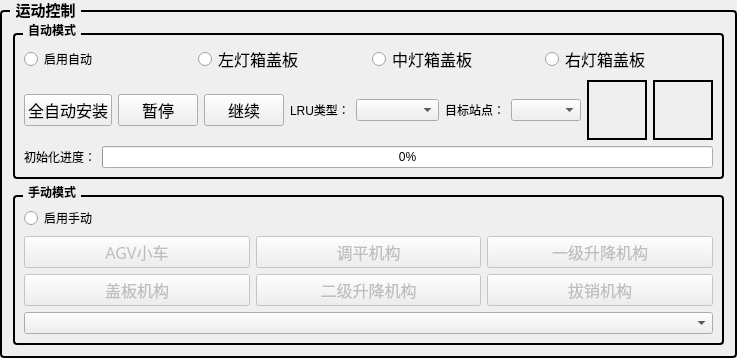
         <widget class="QGroupBox" name="groupBox_8">
          <property name="font">
           <font>
            <family>Microsoft YaHei UI</family>
            <pointsize>11</pointsize>
            <bold>true</bold>
           </font>
          </property>
          <property name="styleSheet">
           <string notr="true">QGroupBox {
    border: 2px solid #000000; /* 2px宽的黑色边框，可根据需要调整粗细和颜色 */
    border-radius: 4px; /* 可选：添加边框圆角 */
    margin-top: 10px; /* 为标题留出空间 */
}
QGroupBox::title {
    subcontrol-origin: margin;
    subcontrol-position: top left; /* 标题位置 */
    left: 10px; /* 标题左侧间距 */
    padding: 0 3px 0 3px; /* 标题文字周围留白 */
}</string>
          </property>
          <property name="title">
           <string>运动控制</string>
          </property>
          <layout class="QGridLayout" name="gridLayout_29">
           <item row="1" column="0">
            <widget class="QGroupBox" name="groupBox_ManualMode">
             <property name="font">
              <font>
               <bold>true</bold>
              </font>
             </property>
             <property name="title">
              <string>手动模式</string>
             </property>
             <layout class="QGridLayout" name="gridLayout_43">
              <item row="2" column="0">
               <widget class="QComboBox" name="comboBox_LRUdata"/>
              </item>
              <item row="1" column="0">
               <layout class="QGridLayout" name="gridLayout_44">
                <item row="0" column="2">
                 <widget class="QPushButton" name="btn_MainLiftManual">
                  <property name="enabled">
                   <bool>false</bool>
                  </property>
                  <property name="font">
                   <font>
                    <family>等线</family>
                    <pointsize>12</pointsize>
                   </font>
                  </property>
                  <property name="text">
                   <string>一级升降机构</string>
                  </property>
                 </widget>
                </item>
                <item row="2" column="2">
                 <widget class="QPushButton" name="btn_PinManual">
                  <property name="enabled">
                   <bool>false</bool>
                  </property>
                  <property name="font">
                   <font>
                    <family>等线</family>
                    <pointsize>12</pointsize>
                   </font>
                  </property>
                  <property name="text">
                   <string>拔销机构</string>
                  </property>
                 </widget>
                </item>
                <item row="0" column="0">
                 <widget class="QPushButton" name="btn_AGVManual">
                  <property name="enabled">
                   <bool>false</bool>
                  </property>
                  <property name="font">
                   <font>
                    <family>等线</family>
                    <pointsize>12</pointsize>
                   </font>
                  </property>
                  <property name="text">
                   <string>AGV小车</string>
                  </property>
                 </widget>
                </item>
                <item row="2" column="1">
                 <widget class="QPushButton" name="btn_LiftManual">
                  <property name="enabled">
                   <bool>false</bool>
                  </property>
                  <property name="font">
                   <font>
                    <family>等线</family>
                    <pointsize>12</pointsize>
                   </font>
                  </property>
                  <property name="text">
                   <string>二级升降机构</string>
                  </property>
                 </widget>
                </item>
                <item row="0" column="1">
                 <widget class="QPushButton" name="btn_LevelManual">
                  <property name="enabled">
                   <bool>false</bool>
                  </property>
                  <property name="font">
                   <font>
                    <family>等线</family>
                    <pointsize>12</pointsize>
                   </font>
                  </property>
                  <property name="text">
                   <string>调平机构</string>
                  </property>
                 </widget>
                </item>
                <item row="2" column="0">
                 <widget class="QPushButton" name="btn_CoverPlateManual">
                  <property name="enabled">
                   <bool>false</bool>
                  </property>
                  <property name="font">
                   <font>
                    <family>等线</family>
                    <pointsize>12</pointsize>
                   </font>
                  </property>
                  <property name="text">
                   <string>盖板机构</string>
                  </property>
                 </widget>
                </item>
               </layout>
              </item>
              <item row="0" column="0">
               <widget class="QRadioButton" name="radioButton_ManualMode">
                <property name="text">
                 <string>启用手动</string>
                </property>
               </widget>
              </item>
             </layout>
            </widget>
           </item>
           <item row="0" column="0">
            <widget class="QGroupBox" name="groupBox_AutoMode">
             <property name="font">
              <font>
               <bold>true</bold>
              </font>
             </property>
             <property name="title">
              <string>自动模式</string>
             </property>
             <layout class="QGridLayout" name="gridLayout_37">
              <item row="0" column="0">
               <widget class="QRadioButton" name="radioButton_AutoMode">
                <property name="text">
                 <string>启用自动</string>
                </property>
                <property name="checkable">
                 <bool>true</bool>
                </property>
                <property name="checked">
                 <bool>false</bool>
                </property>
               </widget>
              </item>
              <item row="0" column="1">
               <widget class="QRadioButton" name="radioButton_leftPlate">
                <property name="font">
                 <font>
                  <pointsize>12</pointsize>
                  <bold>false</bold>
                 </font>
                </property>
                <property name="text">
                 <string>左灯箱盖板</string>
                </property>
               </widget>
              </item>
              <item row="0" column="2">
               <widget class="QRadioButton" name="radioButton_middlePlate">
                <property name="font">
                 <font>
                  <pointsize>12</pointsize>
                  <bold>false</bold>
                 </font>
                </property>
                <property name="text">
                 <string>中灯箱盖板</string>
                </property>
               </widget>
              </item>
              <item row="0" column="3">
               <widget class="QRadioButton" name="radioButton_rightPlate">
                <property name="font">
                 <font>
                  <pointsize>12</pointsize>
                  <bold>false</bold>
                 </font>
                </property>
                <property name="text">
                 <string>右灯箱盖板</string>
                </property>
               </widget>
              </item>
              <item row="1" column="0" colspan="4">
               <layout class="QHBoxLayout" name="horizontalLayout_10">
                <item>
                 <widget class="QPushButton" name="btn_StartTask">
                  <property name="font">
                   <font>
                    <family>等线</family>
                    <pointsize>12</pointsize>
                   </font>
                  </property>
                  <property name="text">
                   <string>全自动安装</string>
                  </property>
                 </widget>
                </item>
                <item>
                 <widget class="QPushButton" name="btn_PauseTask">
                  <property name="font">
                   <font>
                    <family>等线</family>
                    <pointsize>12</pointsize>
                   </font>
                  </property>
                  <property name="text">
                   <string>暂停</string>
                  </property>
                 </widget>
                </item>
                <item>
                 <widget class="QPushButton" name="btn_ContinueTask">
                  <property name="font">
                   <font>
                    <family>等线</family>
                    <pointsize>12</pointsize>
                   </font>
                  </property>
                  <property name="text">
                   <string>继续</string>
                  </property>
                 </widget>
                </item>
                <item>
                 <layout class="QHBoxLayout" name="horizontalLayout_12">
                  <item>
                   <widget class="QLabel" name="label_238">
                    <property name="sizePolicy">
                     <sizepolicy hsizetype="Preferred" vsizetype="Maximum">
                      <horstretch>0</horstretch>
                      <verstretch>0</verstretch>
                     </sizepolicy>
                    </property>
                    <property name="maximumSize">
                     <size>
                      <width>150</width>
                      <height>16777215</height>
                     </size>
                    </property>
                    <property name="text">
                     <string>LRU类型：</string>
                    </property>
                   </widget>
                  </item>
                  <item>
                   <widget class="QComboBox" name="comboBox_LRU">
                    <property name="sizePolicy">
                     <sizepolicy hsizetype="Minimum" vsizetype="Fixed">
                      <horstretch>0</horstretch>
                      <verstretch>0</verstretch>
                     </sizepolicy>
                    </property>
                    <property name="minimumSize">
                     <size>
                      <width>70</width>
                      <height>0</height>
                     </size>
                    </property>
                    <item>
                     <property name="text">
                      <string/>
                     </property>
                    </item>
                    <item>
                     <property name="text">
                      <string>偏振模块</string>
                     </property>
                    </item>
                    <item>
                     <property name="text">
                      <string>AO调整架</string>
                     </property>
                    </item>
                    <item>
                     <property name="text">
                      <string>TM1阵列</string>
                     </property>
                    </item>
                    <item>
                     <property name="text">
                      <string>中灯箱</string>
                     </property>
                    </item>
                    <item>
                     <property name="text">
                      <string>侧灯箱</string>
                     </property>
                    </item>
                    <item>
                     <property name="text">
                      <string>卡计</string>
                     </property>
                    </item>
                    <item>
                     <property name="text">
                      <string>取样镜</string>
                     </property>
                    </item>
                    <item>
                     <property name="text">
                      <string>左片架</string>
                     </property>
                    </item>
                    <item>
                     <property name="text">
                      <string>片窗</string>
                     </property>
                    </item>
                    <item>
                     <property name="text">
                      <string>腔反射镜</string>
                     </property>
                    </item>
                   </widget>
                  </item>
                  <item>
                   <widget class="QLabel" name="label_255">
                    <property name="sizePolicy">
                     <sizepolicy hsizetype="Preferred" vsizetype="Maximum">
                      <horstretch>0</horstretch>
                      <verstretch>0</verstretch>
                     </sizepolicy>
                    </property>
                    <property name="maximumSize">
                     <size>
                      <width>150</width>
                      <height>16777215</height>
                     </size>
                    </property>
                    <property name="text">
                     <string>目标站点：</string>
                    </property>
                   </widget>
                  </item>
                  <item>
                   <widget class="QComboBox" name="comboBox_Station">
                    <property name="sizePolicy">
                     <sizepolicy hsizetype="Minimum" vsizetype="Fixed">
                      <horstretch>0</horstretch>
                      <verstretch>0</verstretch>
                     </sizepolicy>
                    </property>
                    <property name="minimumSize">
                     <size>
                      <width>70</width>
                      <height>0</height>
                     </size>
                    </property>
                    <item>
                     <property name="text">
                      <string/>
                     </property>
                    </item>
                    <item>
                     <property name="text">
                      <string>LM0</string>
                     </property>
                    </item>
                    <item>
                     <property name="text">
                      <string>LM1</string>
                     </property>
                    </item>
                    <item>
                     <property name="text">
                      <string>LM2</string>
                     </property>
                    </item>
                    <item>
                     <property name="text">
                      <string>LM3</string>
                     </property>
                    </item>
                    <item>
                     <property name="text">
                      <string>LM4</string>
                     </property>
                    </item>
                    <item>
                     <property name="text">
                      <string>LM5</string>
                     </property>
                    </item>
                    <item>
                     <property name="text">
                      <string>LM6</string>
                     </property>
                    </item>
                    <item>
                     <property name="text">
                      <string>LM7</string>
                     </property>
                    </item>
                   </widget>
                  </item>
                  <item>
                   <widget class="QPushButton" name="btn_InitialAll">
                    <property name="sizePolicy">
                     <sizepolicy hsizetype="Maximum" vsizetype="Maximum">
                      <horstretch>0</horstretch>
                      <verstretch>0</verstretch>
                     </sizepolicy>
                    </property>
                    <property name="minimumSize">
                     <size>
                      <width>60</width>
                      <height>60</height>
                     </size>
                    </property>
                    <property name="maximumSize">
                     <size>
                      <width>60</width>
                      <height>60</height>
                     </size>
                    </property>
                    <property name="styleSheet">
                     <string notr="true">background-color: transparent; 
border-image: url(:/Initial.svg) 0 stretch;
border: 2px solid black;

</string>
                    </property>
                    <property name="text">
                     <string/>
                    </property>
                   </widget>
                  </item>
                  <item>
                   <widget class="QPushButton" name="btn_AllRapidStop">
                    <property name="sizePolicy">
                     <sizepolicy hsizetype="Maximum" vsizetype="Maximum">
                      <horstretch>0</horstretch>
                      <verstretch>0</verstretch>
                     </sizepolicy>
                    </property>
                    <property name="minimumSize">
                     <size>
                      <width>60</width>
                      <height>60</height>
                     </size>
                    </property>
                    <property name="maximumSize">
                     <size>
                      <width>60</width>
                      <height>60</height>
                     </size>
                    </property>
                    <property name="styleSheet">
                     <string notr="true">background-color: transparent; 
 border-image: url(:/RapidStop.svg) 0 stretch;
border: 2px solid black; </string>
                    </property>
                    <property name="text">
                     <string/>
                    </property>
                   </widget>
                  </item>
                 </layout>
                </item>
               </layout>
              </item>
              <item row="2" column="0" colspan="4">
               <layout class="QHBoxLayout" name="horizontalLayout_17">
                <item>
                 <widget class="QLabel" name="label_20">
                  <property name="layoutDirection">
                   <enum>Qt::LeftToRight</enum>
                  </property>
                  <property name="text">
                   <string>初始化进度：</string>
                  </property>
                  <property name="alignment">
                   <set>Qt::AlignCenter</set>
                  </property>
                 </widget>
                </item>
                <item>
                 <widget class="QProgressBar" name="init_progressBar">
                  <property name="value">
                   <number>0</number>
                  </property>
                 </widget>
                </item>
               </layout>
              </item>
             </layout>
            </widget>
           </item>
          </layout>
         </widget>
